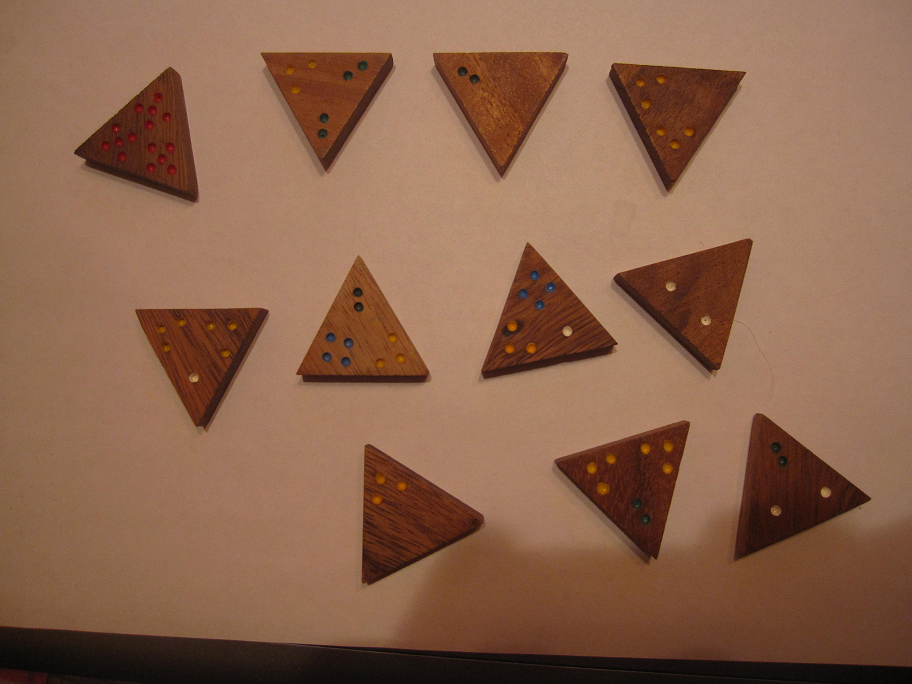
#> input picture images/Pict_1_1.bmp, 912 x 684 px
$ python -i tiles_classification.py   (imports and definitions only)
#> lines starting #> are read from the running program, lines starting #| are printed output that depends on the picture; after the words box and inside, x2 and y2 are one past the last pixel; in counts of white or black regions, pixels touching at a corner belong together
#> further down, picture is the input picture: shape (684, 912, 3); mean B, G, R 76.7, 99.9, 139.5
### src/tiles_segmentation.py
from __future__ import annotations

import math
from typing import Literal, Optional, Iterable, Tuple, List
from dataclasses import dataclass

import cv2
import numpy as np
from cv2.typing import MatLike


@dataclass
class Point:
    x: int
    y: int

    def dist(self, other: Point) -> float:
        return math.sqrt((self.x - other.x) ** 2 + (self.y - other.y) ** 2)


@dataclass
class Contour:
    centroid: Point
    vertices: MatLike

    # [12 lines left out: function is_equilaterial, not called in this run]


class TileExtractor:
    # [145 lines left out: functions __init__, process_contours, validate_contour, smoothen, process_adaptive, process_otsu and 3 more, not called in this run]

### src/tiles_classification.py
from typing import Tuple

import numpy as np
import cv2
from cv2.typing import MatLike

from tiles_segmentation import Point


class TileClassifier:
    def __init__(self,
                 center_dist_thres: float = 4,
                 min_dot_r: float = 2.5,
                 max_dot_r: float = 6):
        self.center_dist_thres = center_dist_thres
        self.min_dot_r = min_dot_r
        self.max_dot_r = max_dot_r

    def predict(self, image: MatLike) -> Tuple[int, int, int]:
        """
        Predict class (tuple of three digits) of triomino tile.\\
        The image has to represent a tile of triomino standing\\
        in upright position. The image has to have 1:1 ratio.
        ------
        Parameters:
        ------
        - image: image suitable for requirements
        ------
        Returns:
        ------
        Three integers: number of dots in each vertex of triomino tile
        """
        # crop the image into three distinct images with different clusters of dots
        size = image.shape[0]
#> size = 684
        clusters = [image[:size // 2, size // 4:size - size // 4],
                    image[size // 2:, :size // 2],
                    image[size // 2:, size // 2:]]

        # adaptive enlightening of the image
        enlighten_coef = 100 / np.mean(image)
#> enlighten_coef = 0.949
        image = (image / 255) * enlighten_coef
        image[image > 1] = 1
        image = (image * 255).astype(np.uint8)

        cls = []
        for img in clusters:
            img = cv2.cvtColor(img, cv2.COLOR_BGR2YCrCb)
            chs = list(cv2.split(img))
            chs[1] = 255 - chs[1]
            thresh = np.zeros_like(chs[0])
            for ch in chs:
                ch = cv2.medianBlur(ch, 3)
                t = cv2.Canny(ch, 70, 140)
                thresh = cv2.bitwise_or(thresh, t)

            contours, _ = cv2.findContours(thresh, cv2.RETR_LIST, cv2.CHAIN_APPROX_SIMPLE)
            segmentated_dots = []
            for contour in contours:
                (x, y), r = cv2.minEnclosingCircle(contour)
                center = Point(int(x), int(y))
                dsts = [center.dist(pt) for pt in segmentated_dots]
                is_unique = len(dsts) == 0 or min(dsts) > self.center_dist_thres
                if (self.min_dot_r < r < self.max_dot_r and is_unique):
                    segmentated_dots.append(center)
            cls.append(len(segmentated_dots))
#> this loop made 3 passes
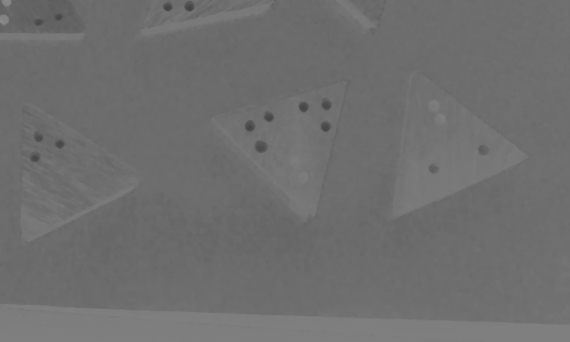
#> ch: shape (342, 570); min 67, max 139, mean 110.6
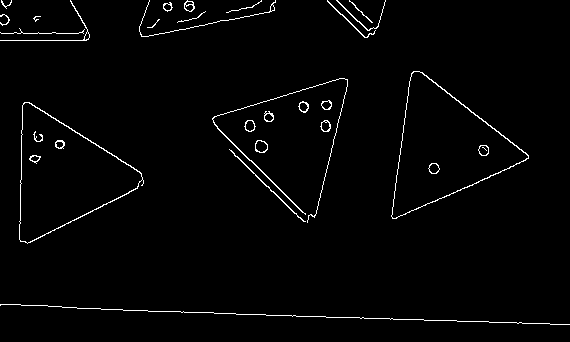
#> thresh: shape (342, 570); 1.9% white in thin lines or dots
#> after the loop, cls = [17, 4, 17]
        return tuple(cls)

>>> import cv2
>>> picture = cv2.imread('../images/Pict_1_1.bmp')
>>> result = TileClassifier().predict(picture)
#> result = (17, 4, 17)

$ run again, on images/Pict_1_2.bmp
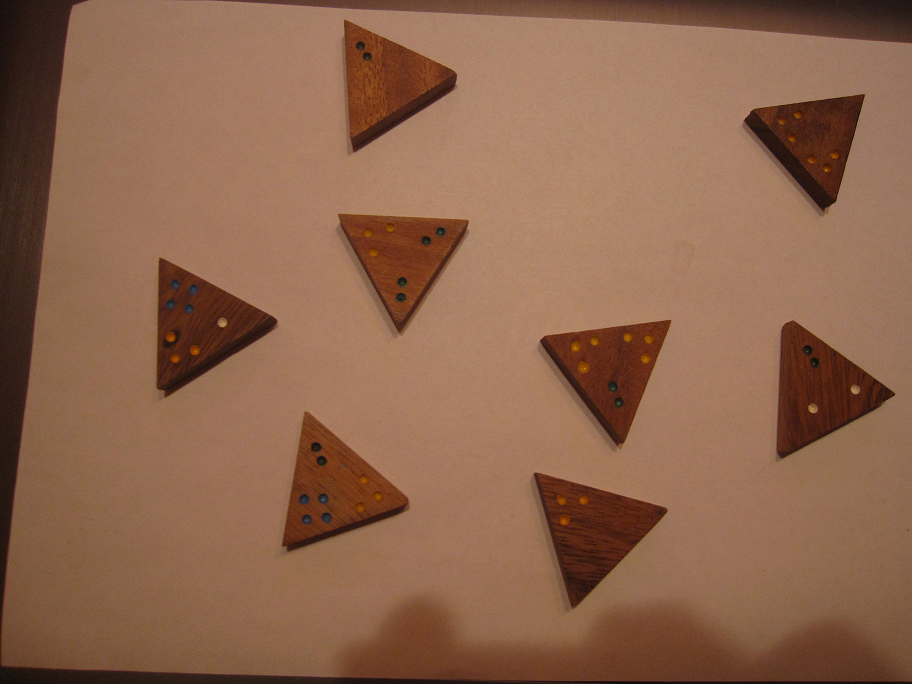
#> input picture images/Pict_1_2.bmp, 912 x 684 px
#> picture is the input picture: shape (684, 912, 3); mean B, G, R 76.5, 100.9, 141.3
#> enlighten_coef = 0.941
#> the loop in predict, `for img in clusters:` made 3 passes
#> after the loop in predict, `for img in clusters:`:
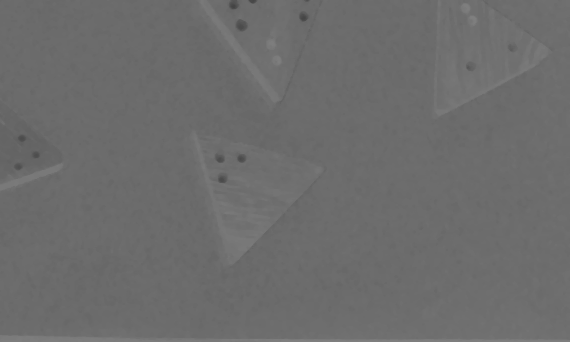
#> ch: shape (342, 570); min 68, max 128, mean 108.4
#> after the loop in predict, `for img in clusters:`:
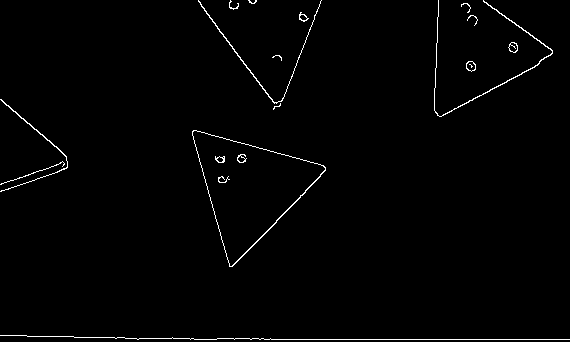
#> thresh: shape (342, 570); 1.2% white in thin lines or dots
#> after the loop in predict, `for img in clusters:`: cls = [8, 8, 12]
#> result = (8, 8, 12)

$ run again, on images/Pict_2_1.bmp
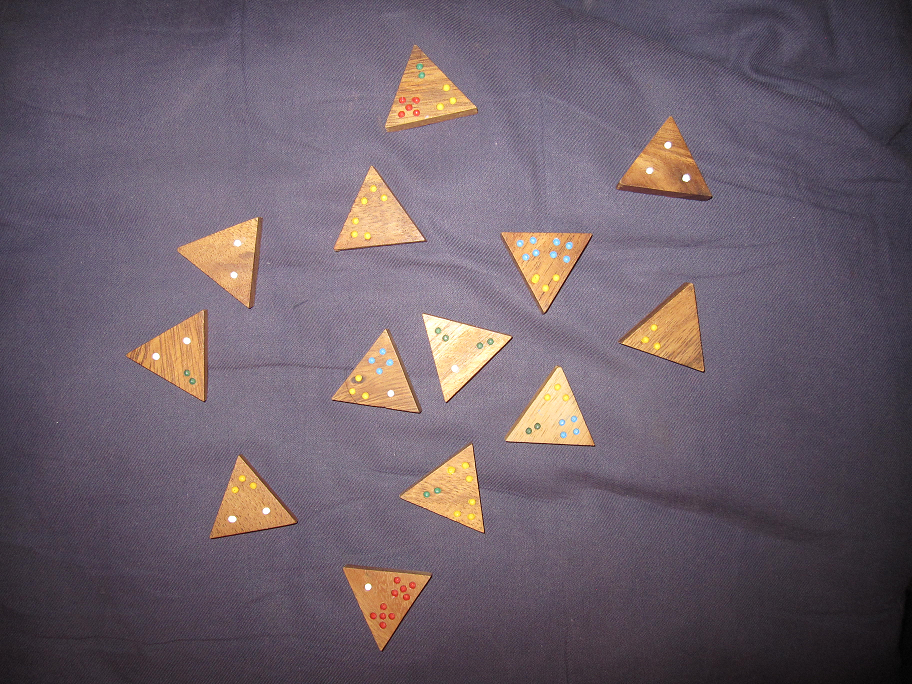
#> input picture images/Pict_2_1.bmp, 912 x 684 px
#> picture is the input picture: shape (684, 912, 3); mean B, G, R 106.1, 95.7, 108.9
#> enlighten_coef = 0.966
#> the loop in predict, `for img in clusters:` made 3 passes
#> after the loop in predict, `for img in clusters:`:
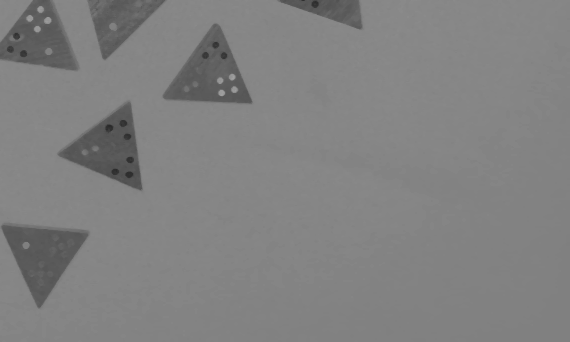
#> ch: shape (342, 570); min 42, max 159, mean 128.9
#> after the loop in predict, `for img in clusters:`:
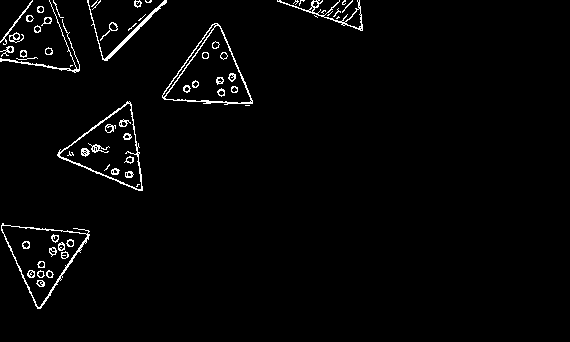
#> thresh: shape (342, 570); 2.2% white in thin lines or dots, all inside (x1, y1, x2, y2) = (0, 0, 363, 309)
#> after the loop in predict, `for img in clusters:`: cls = [22, 12, 51]
#> result = (22, 12, 51)

$ run again, on images/Pict_2_2.bmp
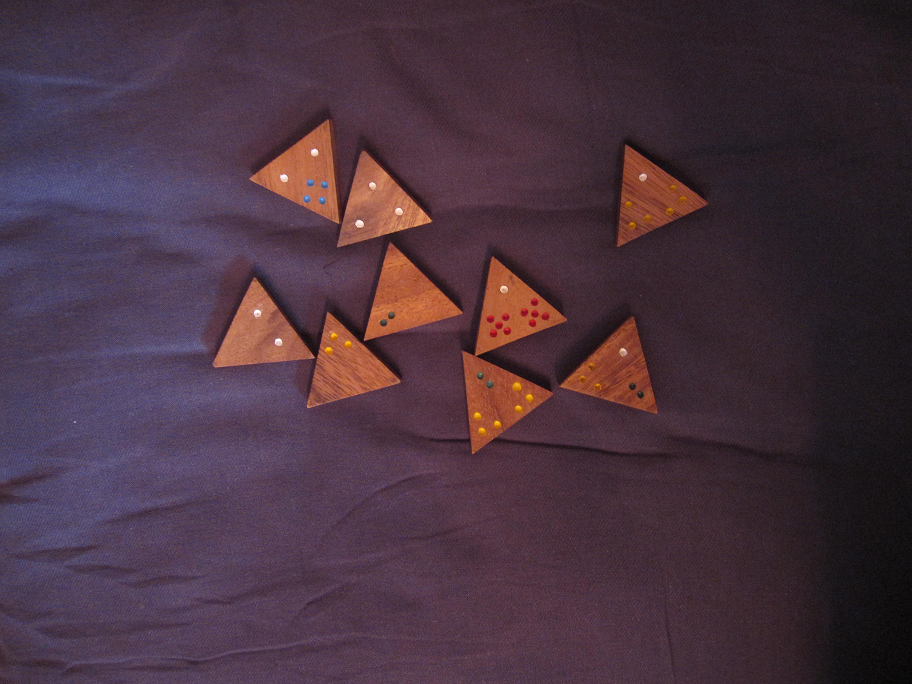
#> input picture images/Pict_2_2.bmp, 912 x 684 px
#> picture is the input picture: shape (684, 912, 3); mean B, G, R 64, 51.3, 73.2
#> enlighten_coef = 1.59
#> in predict, `image[image > 1] = 1`:
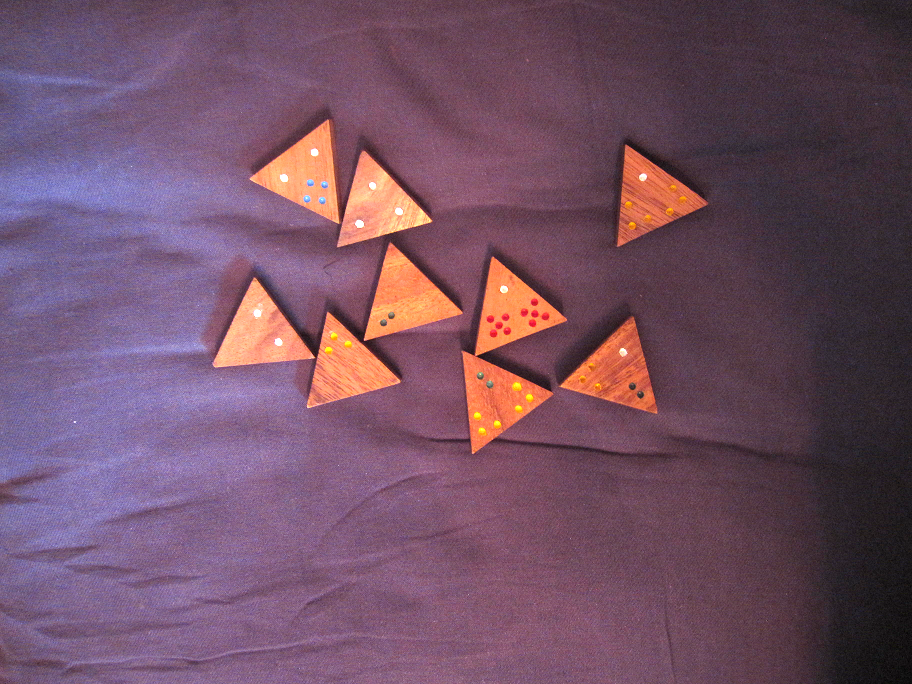
#> image: shape (684, 912, 3) float64; mean B, G, R 0.399, 0.32, 0.451
#> the loop in predict, `for img in clusters:` made 3 passes
#> after the loop in predict, `for img in clusters:`:
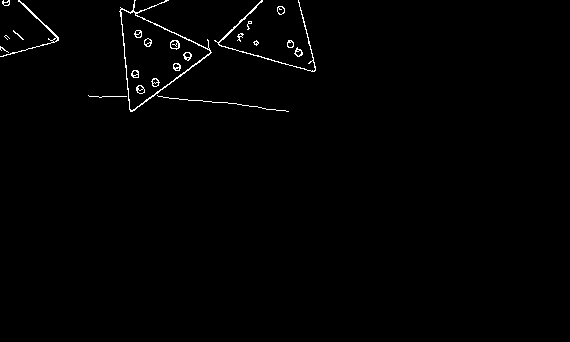
#> thresh: shape (342, 570); 0.89% white in thin lines or dots, all inside (x1, y1, x2, y2) = (0, 0, 316, 112)
#> after the loop in predict, `for img in clusters:`: cls = [21, 4, 18]
#> result = (21, 4, 18)
